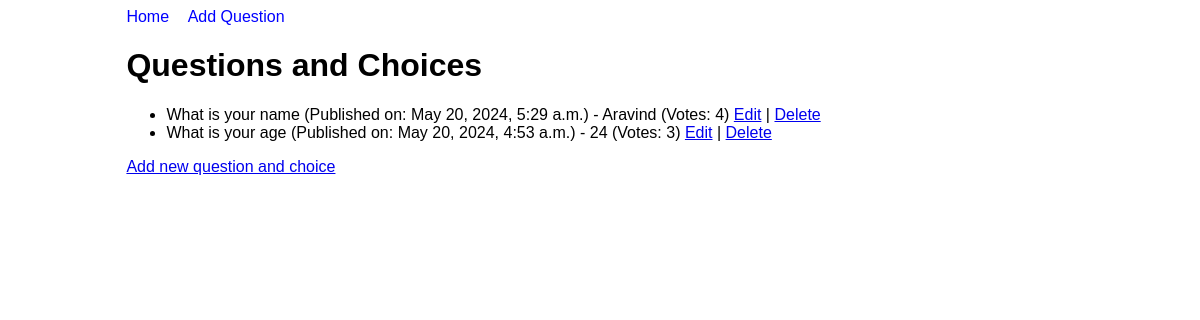
/, run on an earlier commit of the app's database.
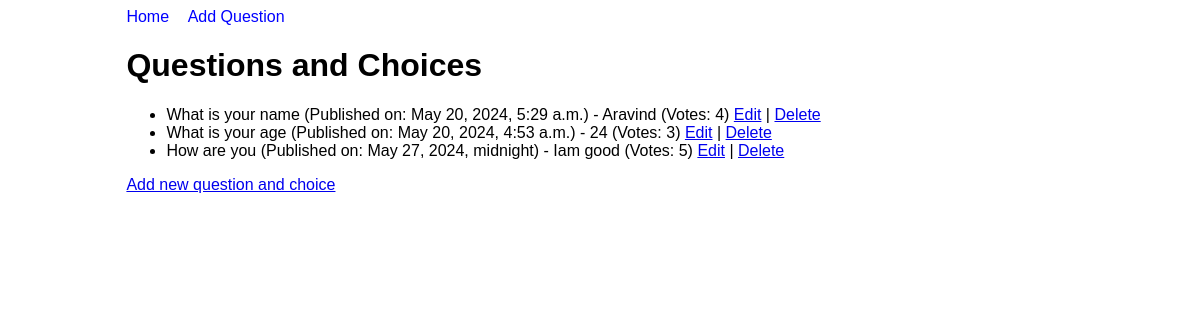
And on a later commit of the database.
### base/models.py (models this page shows, shortened)
class Question(models.Model):
    question_text = models.CharField(max_length=200)
    pub_date = models.DateTimeField("date published")

class Choice(models.Model):
    question = models.ForeignKey(Question, on_delete=models.CASCADE)
    choice_text = models.CharField(max_length=200)
    votes = models.IntegerField(default=0)

### base/views.py (the view)
# urls.py: path('', views.index, name='index'),
def index(request):
    questions = Question.objects.all()
    choices = Choice.objects.all()
    mylist = zip(questions, choices)
    context = {
        'mylist': mylist,
    }
    return render(request, 'index.html', context)

### templates/index.html
{% extends "base_generic.html" %}
{% block content %}
  <h1>Questions and Choices</h1>
  <ul>
    {% for question, choice in mylist %}
      <li>
        {{ question.question_text }} (Published on: {{ question.pub_date }}) - {{ choice.choice_text }} (Votes: {{ choice.votes }})
        <a href="{% url 'update' question.pk %}">Edit</a> |
        <a href="{% url 'delete' question.pk %}">Delete</a>
      </li>
    {% endfor %}
  </ul>
  <a href="{% url 'create' %}">Add new question and choice</a>
{% endblock %}

What changed in the data, as far as the page shows it:
added Question: question_text "How are you", pub_date "May 27, 2024, midnight", choice_text "Iam good", votes "5"
